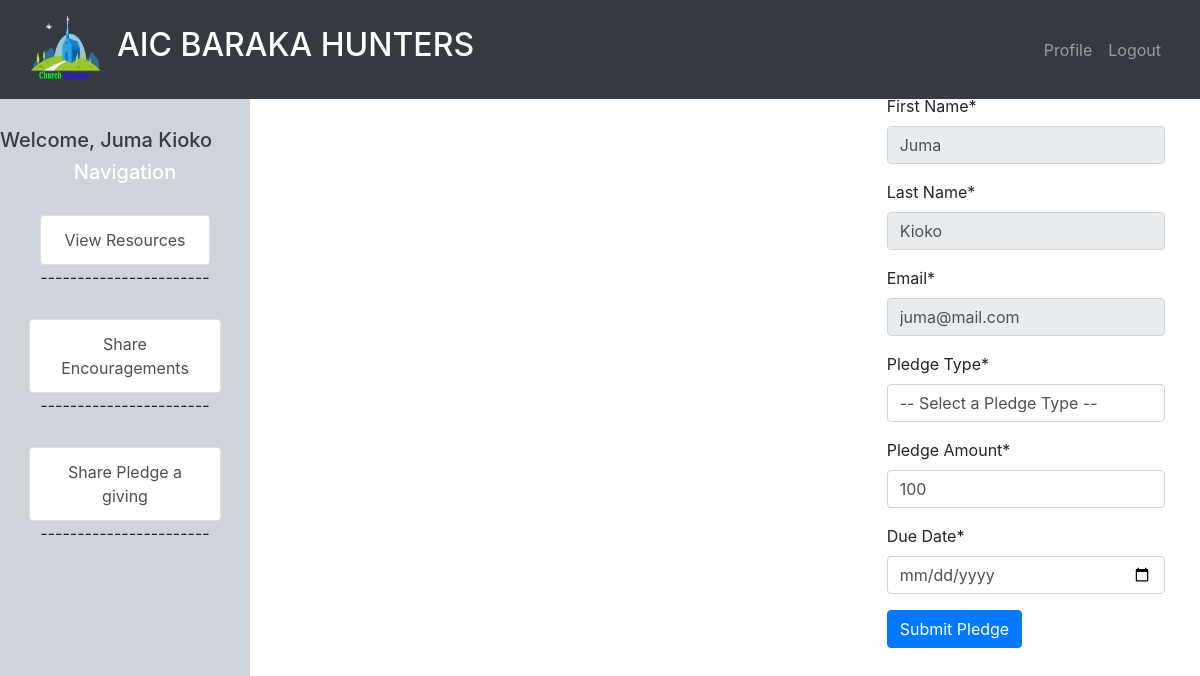
The page /youth/pledge.php (signed in) on the database its author committed.
### tables this page shows
CREATE TABLE `users` (
  `id` int(11) NOT NULL,
  `firstname` varchar(50) NOT NULL,
  `lastname` varchar(50) NOT NULL,
  `name` varchar(101) NOT NULL,
  `email` varchar(100) NOT NULL,
  `phone` varchar(15) NOT NULL,
  `password` varchar(255) NOT NULL,
  `profile_picture` varchar(255) DEFAULT NULL,
  `role` enum('admin','youth') DEFAULT 'youth',
  `created_at` timestamp NOT NULL DEFAULT current_timestamp()
);

### youth/pledge.php (the view, shortened to what this page needs)
<?php
include 'sidebar.php';
$user_id = $_SESSION['user_id'];
$stmt = $conn->prepare("SELECT firstname, lastname, email FROM users WHERE id = ?");
$stmt->bind_param("i", $user_id);
$stmt->execute();
$stmt->bind_result($first_name, $last_name, $email);
include '../includes/header.php';
?>
<!DOCTYPE html>
<html lang="en">
<head>
  <link href="https://stackpath.bootstrapcdn.com/bootstrap/4.5.2/css/bootstrap.min.css" rel="stylesheet">
</head>
<body>
  <div class="container mt-5">
    <h2>Pledge Form</h2>
    <form action="pledge.php" method="POST">
      <div class="form-group">
        <label for="first_name">First Name*</label>
        <input type="text" readonly class="form-control" id="first_name" name="first_name" value="<?php echo htmlspecialchars($first_name); ?>" required>
      </div>
      <div class="form-group">
        <label for="last_name">Last Name*</label>
        <input type="text" readonly class="form-control" id="last_name" name="last_name" value="<?php echo htmlspecialchars($last_name); ?>" required>
      </div>
      <div class="form-group">
        <label for="email">Email*</label>
        <input type="email" readonly class="form-control" id="email" name="email" value="<?php echo htmlspecialchars($email); ?>" required>
      </div>
      <div class="form-group">
        <label for="pledge_type">Pledge Type*</label>
        <select class="form-control" id="pledge_type" name="pledge_type" required>
          <option value="">-- Select a Pledge Type --</option>
        </select>
      </div>
      <div class="form-group">
        <label for="pledge_amount">Pledge Amount*</label>
        <input type="number" class="form-control" id="pledge_amount" name="pledge_amount" min="100" value="100" required>
      </div>
      <div class="form-group">
        <label for="due_date">Due Date*</label>
        <input type="date" class="form-control" id="due_date" name="due_date" required>
      </div>
      <button type="submit" class="btn btn-primary">Submit Pledge</button>
    </form>
  </div>
</body>
</html>

### youth/sidebar.php (shortened to what this page needs)
<?php
if (isset($_SESSION['user_id'])) {
  $user_id = $_SESSION['user_id'];
  $stmt = $conn->prepare("SELECT firstname, lastname FROM users WHERE id = ?");
  $stmt->bind_param("i", $user_id);
  $stmt->execute();
  $stmt->bind_result($first_name, $last_name);
} else {
  $first_name = "Guest";
  $last_name = "";
}
?>
<!DOCTYPE html>
<html lang="en">
<head>
</head>
<body>
  <div class="container">
    <aside class="bg-dark-subtle position-fixed text-white"
      style="top: 80px; bottom: 0; left: 0; width: 250px; overflow-y: auto;">
      <div class="sidebar-sticky p-0">
        <h5 class="text-dark mt-5 text-cente text-capitalize">Welcome,
          <?php echo htmlspecialchars($first_name . ' ' . $last_name); ?>
        </h5>
        <h5 class="text-center">Navigation</h5>
        <div class="list-unstyled mb-4 p-3 text-center">
          <p class="btn"><a class="list-group-item list-group-item-action" href="resources.php">View Resources</a></p>
          <p class="btn "><a class="list-group-item list-group-item-action" href="encouragement.php">Share
              Encouragements</a></p>
          <p class="btn "><a class="list-group-item list-group-item-action" href="pledge.php">Share
              Pledge a giving</a></p>
        </div>
      </div>
    </aside>
  </div>
</body>
</html>

### assets/css/styles.css (style rules this page uses)
* { margin: 0; padding: 0; box-sizing: border-box; }
body { font-family: 'Open Sans', sans-serif; background-color: #1F1F1F; color: #FFF; display: flex; justify-content: center; align-items: center; }

### youth/sidebar.php (style rules this page uses)
p a { list-style-type: none; }
p.btn::after { content: "-----------------------"; height: 1px; margin-top: 5px; margin-bottom: 5px; }

### includes/header.php (style rules this page uses)
body { padding-left: 255px; padding-bottom: 70px; padding-right: 20px; font-size: 1.4rem; }
.sidebar-sticky { height: calc(100vh - 56px); overflow-y: auto; }

### rows shown on the page
users: firstname+lastname "Juma Kioko", first_name "Juma", last_name "Kioko", email "juma@mail.com"
